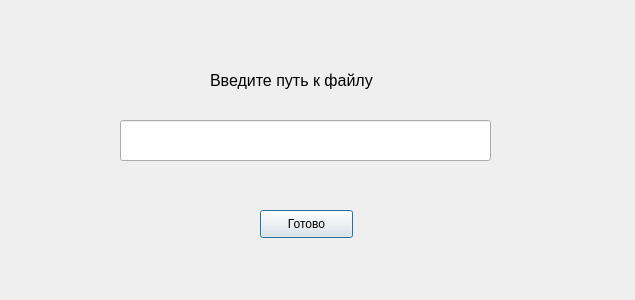
<?xml version="1.0" encoding="UTF-8"?>
<ui version="4.0">
 <class>Dialog</class>
 <widget class="QDialog" name="Dialog">
  <property name="geometry">
   <rect>
    <x>0</x>
    <y>0</y>
    <width>635</width>
    <height>300</height>
   </rect>
  </property>
  <property name="windowTitle">
   <string>Dialog</string>
  </property>
  <widget class="QLineEdit" name="lineText">
   <property name="geometry">
    <rect>
     <x>120</x>
     <y>120</y>
     <width>371</width>
     <height>41</height>
    </rect>
   </property>
  </widget>
  <widget class="QLabel" name="label">
   <property name="geometry">
    <rect>
     <x>210</x>
     <y>70</y>
     <width>201</width>
     <height>20</height>
    </rect>
   </property>
   <property name="font">
    <font>
     <pointsize>12</pointsize>
    </font>
   </property>
   <property name="text">
    <string>Введите путь к файлу</string>
   </property>
  </widget>
  <widget class="QPushButton" name="pushdobText">
   <property name="geometry">
    <rect>
     <x>260</x>
     <y>210</y>
     <width>93</width>
     <height>28</height>
    </rect>
   </property>
   <property name="text">
    <string>Готово</string>
   </property>
  </widget>
 </widget>
 <resources/>
 <connections/>
</ui>
